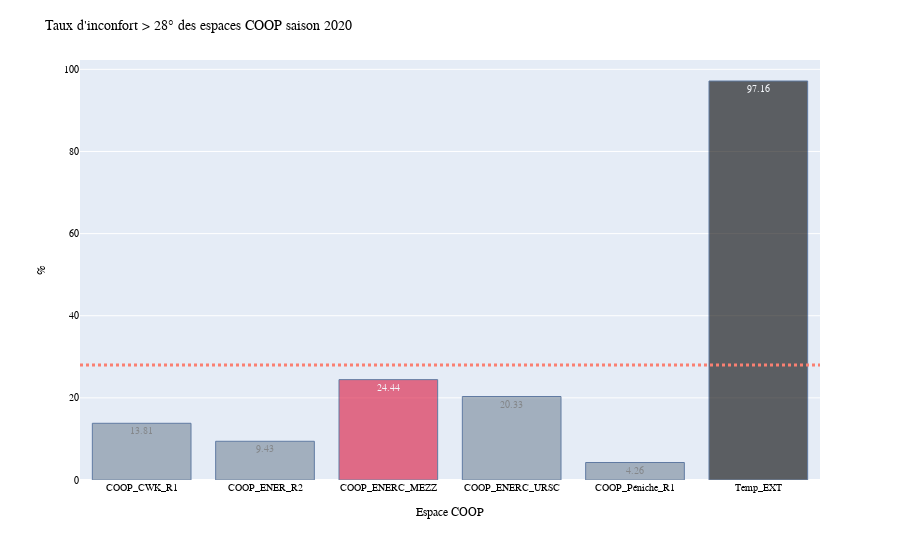

Source (notebook cell):
### Code cell
#y = ['COOP_CWK_R1_28', 'COOP_ENER_R2_28', 'COOP_ENERC_MEZZ_28', 'COOP_ENERC_URSC_28', 'COOP_Péniche_R1_28', 'Temp_EXT_28']
colors = ['lightslategray',] * 5
colors[2] = 'crimson'
fig = px.bar(df2.round(2), x='Espace COOP', y='%', text='%')
marker_color=colors
fig.update_traces(marker_color=colors, marker_line_color='rgb(8,48,107)',
marker_line_width=1, opacity=0.6)
fig.update_layout(title_text='Taux d\'inconfort > 28° des espaces COOP saison 2020', xaxis_title="Espace COOP",
    yaxis_title="%",
    legend_title="Espaces",
    font=dict(
        family="Courier New, monospace",
        size=10,
        color="black"
    ))
#fig.update_traces(text='Temp_Moyenne')
fig.add_shape( # add a horizontal "target" line
    type="line", line_color="salmon", line_width=3, opacity=1, line_dash="dot",
    x0=0, x1=1, xref="paper", y0=28, y1=28, yref="y")

fig.update_layout(barmode='group')
fig.show()

### Figure 1 — Plotly figure (JSON) as saved in the notebook; plotly's stock layout.template omitted (floating-point values rounded to 4 significant figures)
{"data": [{"alignmentgroup": "True", "hovertemplate": "Espace COOP=%{x}<br>%=%{text}<extra></extra>", "legendgroup": "", "marker": {"color": ["lightslategray", "lightslategray", "crimson", "lightslategray", "lightslategray"], "line": {"color": "rgb(8,48,107)", "width": 1}}, "name": "", "offsetgroup": "", "opacity": 0.6, "orientation": "v", "showlegend": false, "text": [13.81, 9.43, 24.44, 20.33, 4.26, 97.16], "textposition": "auto", "type": "bar", "x": ["COOP_CWK_R1", "COOP_ENER_R2", "COOP_ENERC_MEZZ", "COOP_ENERC_URSC", "COOP_Péniche_R1", "Temp_EXT"], "xaxis": "x", "y": [13.81, 9.43, 24.44, 20.33, 4.26, 97.16], "yaxis": "y"}], "layout": {"barmode": "group", "font": {"color": "black", "family": "Courier New, monospace", "size": 10}, "legend": {"title": {"text": "Espaces"}, "tracegroupgap": 0}, "margin": {"t": 60}, "shapes": [{"line": {"color": "salmon", "dash": "dot", "width": 3}, "opacity": 1, "type": "line", "x0": 0, "x1": 1, "xref": "paper", "y0": 28, "y1": 28, "yref": "y"}], "title": {"text": "Taux d'inconfort > 28° des espaces COOP saison 2020"}, "xaxis": {"anchor": "y", "domain": [0, 1], "title": {"text": "Espace COOP"}}, "yaxis": {"anchor": "x", "domain": [0, 1], "title": {"text": "%"}}}}
